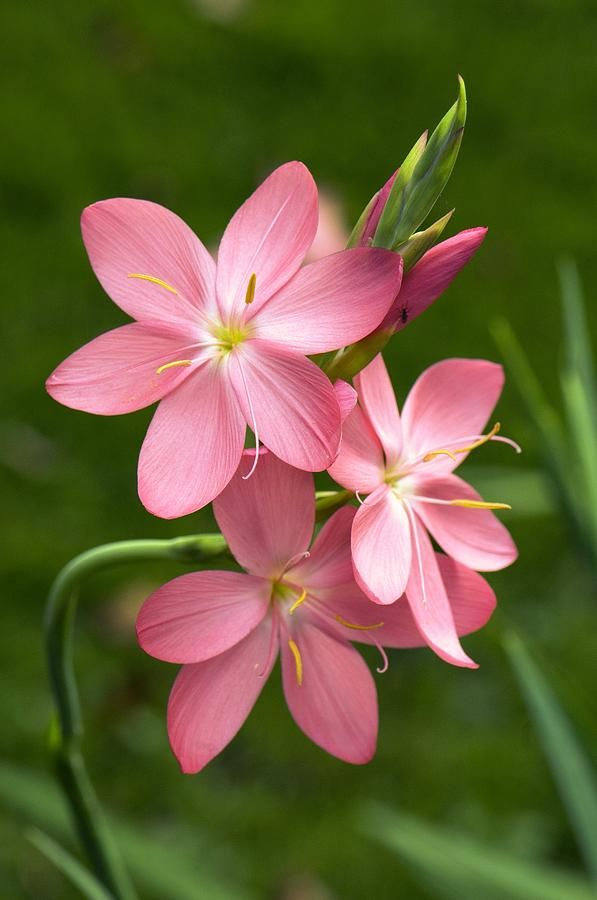
#> input picture PYQs/2023B2/flower.jpg, 597 x 900 px
$ python 03_intensity_level_slicing.py
#> lines starting #> are read from the running program, lines starting #| are printed output that depends on the picture; after the words box and inside, x2 and y2 are one past the last pixel; in counts of white or black regions, pixels touching at a corner belong together
import cv2
import numpy as np
import matplotlib.pyplot as plt

# Load the grayscale image
image = cv2.imread("flower.jpg", 0)
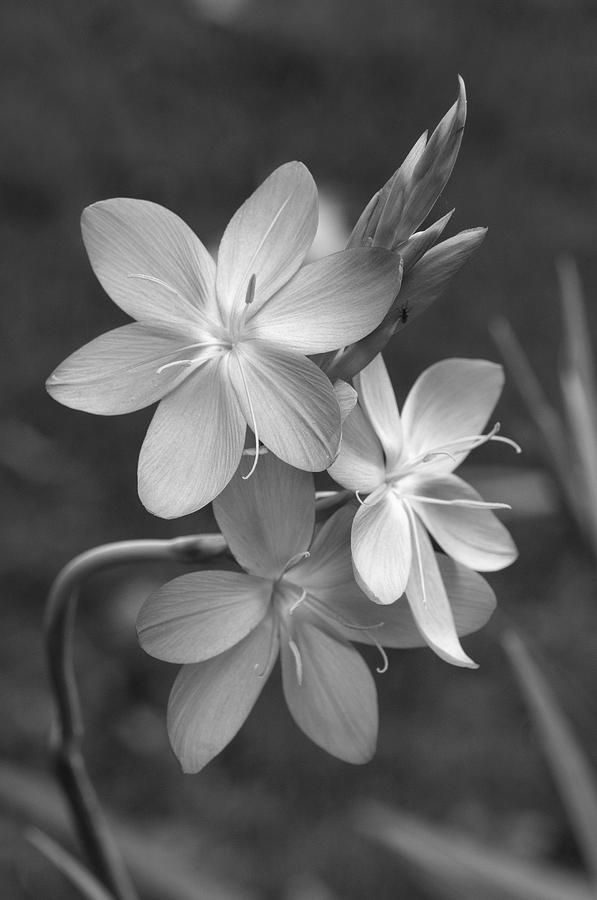
#> image: shape (900, 597); min 0, max 254, mean 93.3

# Define intensity range for slicing
min_intensity = 100  # Lower bound
max_intensity = 200  # Upper bound

# Create a copy of the original image for both cases
sliced_with_bg = image.copy()
sliced_without_bg = np.zeros_like(image)  # Black background

# Apply intensity level slicing
for i in range(image.shape[0]):
    for j in range(image.shape[1]):
        if min_intensity <= image[i, j] <= max_intensity:
            sliced_with_bg[i, j] = 255
            sliced_without_bg[i, j] = 255
        else:
            sliced_with_bg[i, j] = image[i, j]
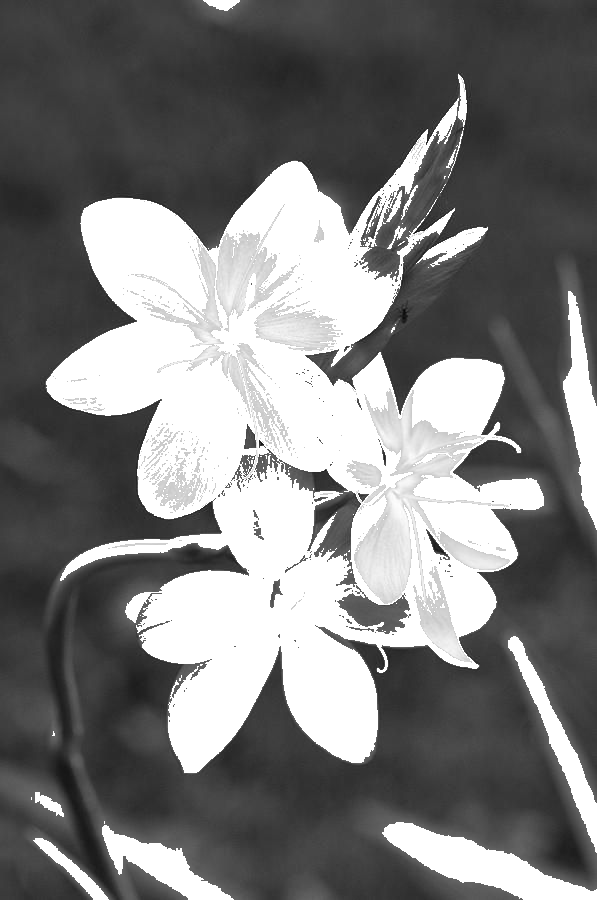
#> sliced_with_bg: shape (900, 597); min 0, max 255, mean 124
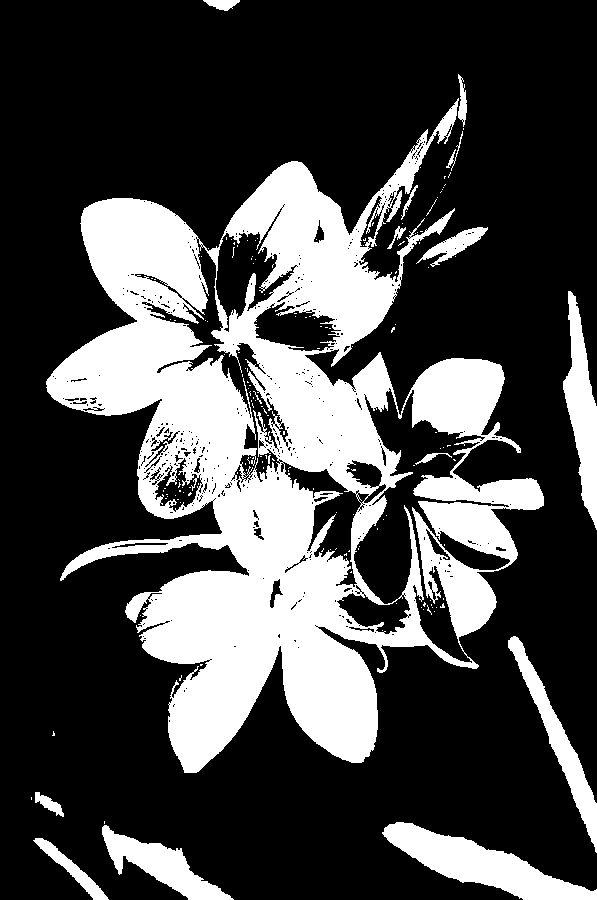
#> sliced_without_bg: shape (900, 597); 28.3% white; 162 white regions (147 under 20 px), largest, box (x1, y1, x2, y2) and area: (46, 98, 544, 773) 131117, (382, 822, 597, 900) 6571, (563, 291, 597, 530) 4035

# Display images
plt.figure(figsize=(15, 5))

plt.subplot(1, 3, 1)
plt.imshow(image, cmap='gray')
plt.title("Original Image")
plt.axis("off")

plt.subplot(1, 3, 2)
plt.imshow(sliced_with_bg, cmap='gray')
plt.title("Sliced Image (With Background)")
plt.axis("off")

plt.subplot(1, 3, 3)
plt.imshow(sliced_without_bg, cmap='gray')
plt.title("Sliced Image (Without Background)")
plt.axis("off")

plt.show()
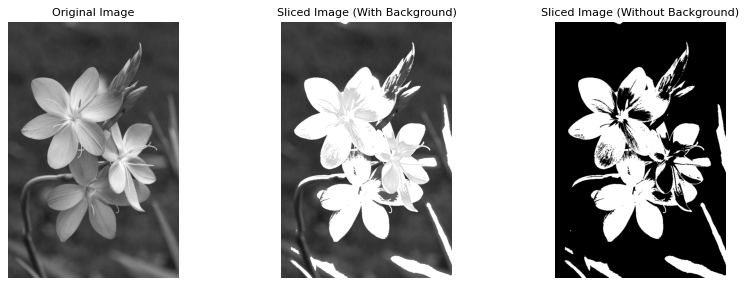
#> figure drawn by matplotlib, 3 panels
